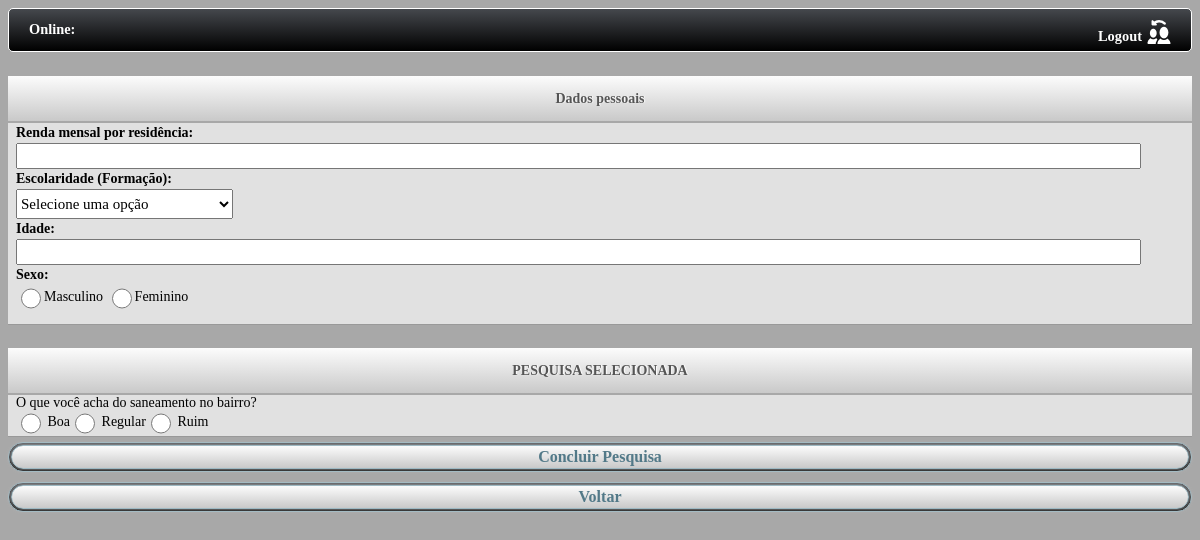
The page /Mobile/php/pesqSelecionada.php?cd=4 on the database its author committed.
### tables this page shows
create table pergunta 
(
cd_pergunta int not null,
nm_pergunta varchar(100) not null,
cd_pesquisa int not null,

constraint pk_pergunta primary key (cd_pergunta,cd_pesquisa),
constraint fk_pergunta_pesquisa	foreign key (cd_pesquisa) references pesquisa (cd_pesquisa)
);

create table alternativa
(
cd_alternativa int not null,
nm_alternativa varchar(90),
cd_pergunta int not null,
cd_pesquisa int not null,

constraint pk_alternativa primary key (cd_alternativa),
constraint fk_alternativa_pergunta foreign key (cd_pergunta,cd_pesquisa) references pergunta (cd_pergunta,cd_pesquisa)
);

### Mobile/php/pesqSelecionada.php (the view, shortened to what this page needs)
<!doctype html>
<html>
<head>
<link href="../css/estilo_pesqSelecionada.css" rel="stylesheet" type="text/css">
</head>
<body>
<div id="barraUsuario"><b>Online:</b> <span id="user_logado"></span>
	<div id="logout"><b>Logout </b>
        <div id="imgLogout"><img src="../imgs/ico_logout.png"></div>
    </div>
</div>
<div id="boxDadosPessoais">Dados pessoais</div>
    <div class="dados" id="dados1"><b>Renda mensal por residência:</b><br>
    	<input type="text" name="txtRenda" class="txtDados" maxlength="10" id='renda' onkeypress='return SomenteNumero(event)'><br>
        <b>Escolaridade (Formação):</b><br>
        <select size="1" name="cbEscolaridade" class="combobox" id="cbEscolaridade">
            <option selected value="Selecione">Selecione uma opção</option>
        </select><br>
        <b>Idade:</b><br>
        <input type="text" name="txtIdade"  id="idade" class="txtDados" size="10" maxlength="3" onkeypress='return SomenteNumero(event)'><br>
        <b>Sexo:</b><br>
        <input type="radio" name="rbSexo"  class="radio" id="true">Masculino
        <input type="radio" name="rbSexo"  class="radio" id="false">Feminino
    </div>
<div id="boxTitulo">PESQUISA SELECIONADA</div>
<div id="lista_pgts">
<?php
$cd=$_GET["cd"];
$sql = mysql_query("SELECT * FROM `sigcel`.`pergunta` WHERE cd_pesquisa = $cd");
while($per = mysql_fetch_array($sql))
{
	echo "<div class=\"pgts\" id=\"$per[cd_pergunta]\">".$per["nm_pergunta"]."<br>";
	$cmdAlternativa = mysql_query("select nm_alternativa from alternativa where cd_pergunta = $per[cd_pergunta]");
	while($alt = mysql_fetch_array($cmdAlternativa))
	{
		echo "<input type=\"radio\" id=\"$per[cd_pergunta]\" name=\"$per[cd_pergunta]\" class=\"radio\" value=\"$per[nm_pergunta]\"> $alt[nm_alternativa]";
	}
	echo"</div>";
}
?>
</div>
<div id="clear"></div>
<div id="boxBotaoSalvar">
    <div id="botaoSalvar"><center>Concluir Pesquisa</center></div>
</div><br>
<div id="boxBotao">
    <div id="botaoVoltar"><center>Voltar</center></div>
</div>
</body>
</html>

### rows shown on the page
pergunta: nm_pergunta "O que você acha do saneamento no bairro?"
alternativa: nm_alternativa "Boa"
alternativa: nm_alternativa "Regular"
alternativa: nm_alternativa "Ruim"
